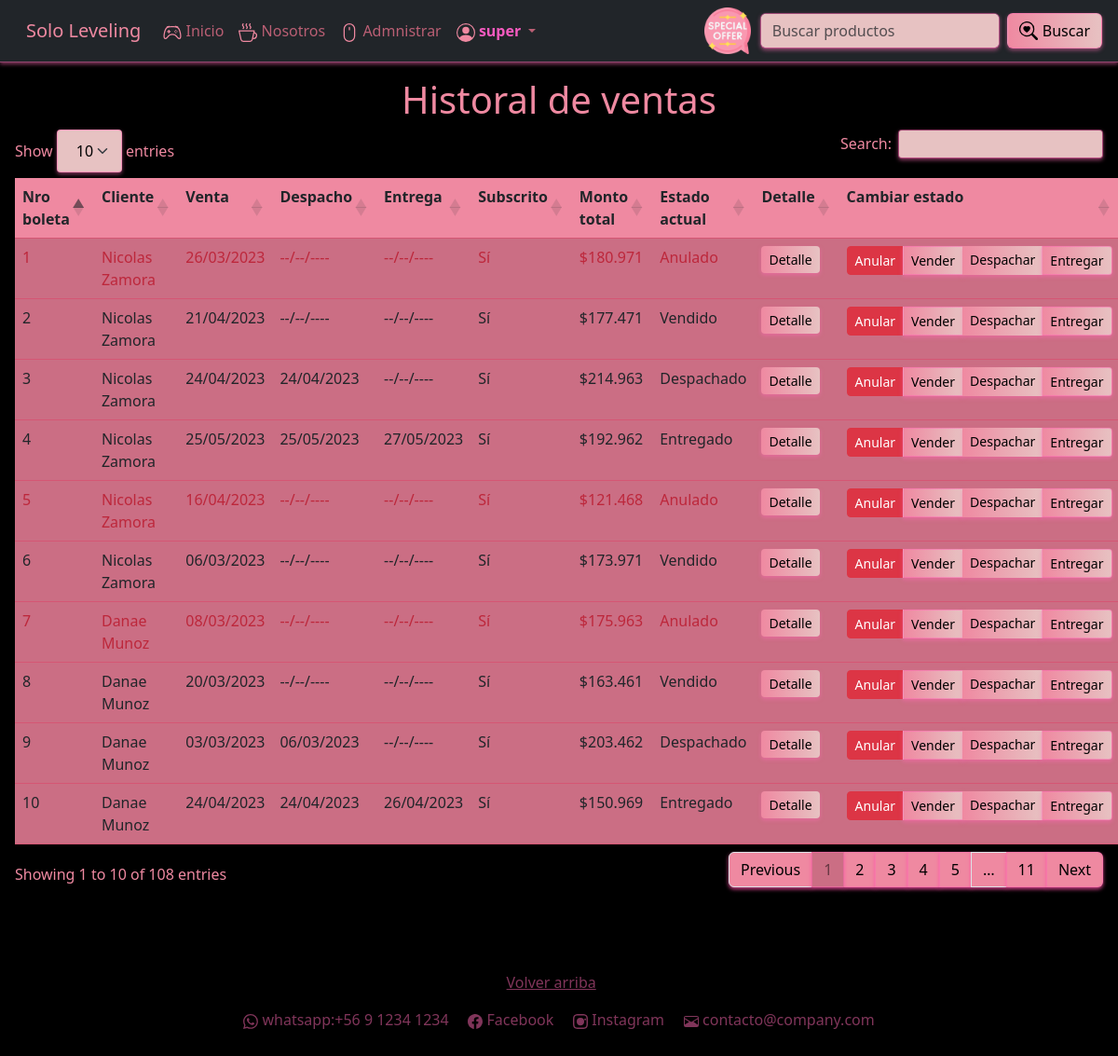
The app's page /ventas (signed in) with its own data.
### core/models.py (models this page shows, shortened)
class Boleta(models.Model):
    ESTADO_CHOICES = [
        ('Anulado', 'Anulado'),
        ('Vendido', 'Vendido'),
        ('Despachado', 'Despachado'),
        ('Entregado', 'Entregado'),
    ]
    nro_boleta = models.IntegerField(primary_key=True, blank=False, null=False, verbose_name='Nro boleta')
    cliente = models.ForeignKey(Perfil, on_delete=models.DO_NOTHING)
    monto_sin_iva = models.IntegerField(blank=False, null=False, verbose_name='Monto sin IVA')
    iva = models.IntegerField(blank=False, null=False, verbose_name='IVA')
    total_a_pagar = models.IntegerField(blank=False, null=False, verbose_name='Total a pagar')
    fecha_venta = models.DateField(blank=False, null=False, verbose_name='Fecha de venta')
    fecha_despacho = models.DateField(blank=True, null=True, verbose_name='Fecha de despacho')
    fecha_entrega = models.DateField(blank=True, null=True, verbose_name='Fecha de entrega')
    estado = models.CharField(choices=ESTADO_CHOICES, max_length=50, blank=False, null=False, verbose_name='Estado')
    class Meta:
        db_table = 'Boleta'
        verbose_name = "Boleta"
        verbose_name_plural = "Boletas"

### core/views.py (the view)
# urls.py: path('ventas', ventas, name='ventas'),
@user_passes_test(es_personal_autenticado_y_activo)
def ventas(request):
    boletas = Boleta.objects.all()
    historial = []
    for boleta in boletas:
        boleta_historial = {
            'nro_boleta': boleta.nro_boleta,
            'nom_cliente': f'{boleta.cliente.usuario.first_name} {boleta.cliente.usuario.last_name}',
            'fecha_venta': boleta.fecha_venta,
            'fecha_despacho': boleta.fecha_despacho,
            'fecha_entrega': boleta.fecha_entrega,
            'subscrito': 'Sí' if boleta.cliente.subscrito else 'No',  # Corrigido 'subscripto' a 'subscrito'
            'total_a_pagar': boleta.total_a_pagar,
            'estado': boleta.estado,
        }
        historial.append(boleta_historial)  # Asegúrate de que esta línea está correctamente indentada
    context = {
        'historial': historial
    }
    return render(request, 'core/ventas.html', context)

### core/context_processors.py (called while the page is built, shortened)
def obtener_datos_usuario(request):
    first_name = ''
    last_name = ''
    if request.user.is_authenticated:
        usuario = User.objects.get(pk=request.user.pk)
        first_name = usuario.first_name
        last_name = usuario.last_name
    return first_name, last_name

def obtener_datos_carrito(request):
    cantidad_productos = 0
    mostrar_carrito = False
    if request.user.is_authenticated:
        usuario = User.objects.get(pk=request.user.pk)
        if request.user.perfil.tipo_usuario == 'Cliente':
            cantidad_productos = Carrito.objects.filter(cliente=request.user.perfil).count()
            mostrar_carrito = cantidad_productos > 0
    return mostrar_carrito, cantidad_productos

def get_and_clean_session_variable(request, name):
    value = ''
    if name in request.session:
        value = request.session.get(name)
        request.session[name] = ''
    return value

def obtener_mensajes(request):
    html_messages = ''
    tipo_mensajes = []
    lista_mensajes = list(messages.get_messages(request))
    html_form_errors = get_and_clean_session_variable(request, 'backend_html_form_errors')
    titulo = html_form_errors != '' or len(lista_mensajes) > 1
    mensajes = SafeString(html_messages + html_form_errors)
    tipo_mensaje = ''
    if html_form_errors != '' or 'error' in tipo_mensajes:
        tipo_mensaje = 'error'
    elif 'success' in tipo_mensajes:
        tipo_mensaje = 'success'
    elif 'info' in tipo_mensajes:
        tipo_mensaje = 'info'
    return mensajes, tipo_mensaje

def global_render(request):
    first_name, last_name = obtener_datos_usuario(request)
    mostrar_carrito, cantidad_productos = obtener_datos_carrito(request)
    mensajes, tipo_mensaje = obtener_mensajes(request)
    return {
        'mostrar_carrito': mostrar_carrito,
        'cantidad_productos': cantidad_productos,
        'first_name': first_name,
        'last_name': last_name,
        'backend_messages': mensajes,
        'backend_message_type': tipo_mensaje,
    }

### core/templatetags/custom_filters.py (called while the page is built)
@register.filter
def formatear_dinero(value):
    try:
        value = float(value)  # Intenta convertir a número
        value = round(value)  # Redondea el número
        value = f'${value:,}'  # Formatea el número con coma para separación de miles y dólar
        value = value.replace(',', '.')  # Reemplaza la coma por punto (opcional)
        return value
    except (TypeError, ValueError):
        return value  # Si no se puede convertir a número, devolver el valor original

### core/templates/core/ventas.html
{% extends 'core/base.html' %}
{% load static %}
{% load custom_filters %}
{% block content %}
<h1 class="text-center titulos">Historal de ventas</h1>
<table id="tabla-principal" class="table table-hover">
    <thead>
        <tr class="tabla_carrito">
            <th> Nro boleta </th>
            <th> Cliente </th>
            <th> Venta </th>
            <th> Despacho </th>
            <th> Entrega </th>
            <th> Subscrito </th>
            <th> Monto total </th>
            <th> Estado actual </th>
            <th> Detalle </th>
            <th> Cambiar estado </th>
        </tr>
    </thead>
    <tbody class="tabla_carrito">
        {% for boleta in historial %}
            {% if boleta.estado == 'Anulado' %}
                <tr class="letra-boleta-anulada">
            {% else %}
                <tr>
            {% endif %}
                <td style="background-color:#cb6e84;">{{ boleta.nro_boleta }}</td>
                <td style="background-color:#cb6e84;">{{ boleta.nom_cliente }}</td>
                <td style="background-color:#cb6e84;">{{ boleta.fecha_venta|formatear_fecha }}</td>
                <td style="background-color:#cb6e84;">{{ boleta.fecha_despacho|formatear_fecha }}</td>
                <td style="background-color:#cb6e84;">{{ boleta.fecha_entrega|formatear_fecha }}</td>
                <td style="background-color:#cb6e84;">{{ boleta.subscrito }}</td>
                <td style="background-color:#cb6e84;">{{ boleta.total_a_pagar|formatear_dinero }}</td>
                <td style="background-color:#cb6e84;">{{ boleta.estado }}</td>
                <td style="background-color:#cb6e84;">
                    <a href="{% url 'boleta' boleta.nro_boleta %}" class="btn btn-sm btn-primary boton_buscar_anonimo_2">Detalle</a>
                </td>
                <td style="background-color:#cb6e84;">
                    <span>
                        <div class="btn-group">
                            <a href="{% url 'cambiar_estado_boleta' boleta.nro_boleta 'Anulado' %}" class="btn btn-sm btn-danger">Anular</a>
                            <a href="{% url 'cambiar_estado_boleta' boleta.nro_boleta 'Vendido' %}" class="btn btn-sm btn-success boton_buscar_anonimo_2">Vender</a>
                            <a href="{% url 'cambiar_estado_boleta' boleta.nro_boleta 'Despachado' %}" class="btn btn-sm btn-primary boton_buscar_anonimo_2">Despachar</a>
                            <a href="{% url 'cambiar_estado_boleta' boleta.nro_boleta 'Entregado' %}" class="btn btn-sm btn-secondary boton_buscar_anonimo_2">Entregar</a>
                        </div>
                    </span>
                </td>
            </tr>
        {% endfor %}
    </tbody>
</table>
{% endblock content %}

### core/templates/core/base.html (shortened to what this page needs)
{% load static %}
<!DOCTYPE html>
<html lang="es">
<head>
    <link type="text/css" rel="stylesheet" href="https://cdn.jsdelivr.net/npm/bootstrap@5.3.0/dist/css/bootstrap.min.css" />
    <link type="text/css" rel="stylesheet" href="https://cdn.datatables.net/1.13.4/css/dataTables.bootstrap5.min.css" />
    <link type="text/css" rel="stylesheet" href="https://cdnjs.cloudflare.com/ajax/libs/animate.css/4.1.1/animate.min.css" />
    <link type="text/css" rel="stylesheet" href="{% static 'core/css/base.css' %}">
    <link type="text/css" rel="stylesheet" href="{% static 'core/css/style.css' %}">
    <link type="text/css" rel="stylesheet" href="{% static 'core/css/page-layout.css' %}">
</head>
<body>
  <nav class="navbar navbar-expand-lg navbar-expand-mb navbar-dark bg-dark nav_anonimo ">
    <div class="container-fluid">
      <a class="navbar-brand" href="{% url 'index' %}" style="color:#ef89a1">
        <a class="navbar-brand" href="{% url 'index' %}"style="color:#ef89a1">Solo Leveling</a>
      </a>
      <div class="collapse navbar-collapse" id="navbarSupportedContent">
        <ul class="navbar-nav me-auto mb-2 mb-lg-0">
          <li class="nav-item">
            <a class="nav-link active" aria-current="page" href="{% url 'index' %}">
              Inicio
            </a>
          </li>
          <li class="nav-item">
            <a class="nav-link active" aria-current="page" href="{% url 'nosotros' %}">
              Nosotros
            </a>
          </li>
          {% if user.is_authenticated and user.is_staff and user.is_active or user.is_authenticated and user.is_superuser and user.is_active %}
            <li class="nav-item dropdown">
              <a class="nav-link active" aria-current="page" href="{% url 'administracion' %}">
                <svg xmlns="http://www.w3.org/2000/svg" style="color:#ef89a1" width="20" height="20" fill="currentColor" class="bi bi-mouse" viewBox="0 0 16 16">
                  <path d="M8 3a.5.5 0 0 1 .5.5v2a.5.5 0 0 1-1 0v-2A.5.5 0 0 1 8 3m4 8a4 4 0 0 1-8 0V5a4 4 0 1 1 8 0zM8 0a5 5 0 0 0-5 5v6a5 5 0 0 0 10 0V5a5 5 0 0 0-5-5"/>
                </svg>
                Admnistrar
              </a>
            </li>
          {% endif %}
          {% if user.is_authenticated %}
            <li class="nav-item dropdown ">
              <a class="nav-link dropdown-toggle" href="#" role="button" data-bs-toggle="dropdown"
                  aria-expanded="false" href="{% url 'ingresar' %}">
                {% if user.is_superuser %}
                  <span class="fw-bold" style="color:rgb(246, 91, 192);">
                {% elif user.is_staff %}
                  <span class="fw-bold" style="color:#e63950;">
                {% else %}
                  <span>
                {% endif %}
                  {{ user.username }}
                </span>
              </a>
            </li>
          {% endif %}
        </ul>
        <a href="{% url 'ropa' %}">
          <img src="{% static 'core/img/ofertaa.png' %}" style="height: 50px; margin-right: 10px;" alt="">
        </a>
        <br>
        <form method="post" action="{% url 'index' %}" class="d-flex" role="search">
          <input class="form-control me-2 boton_buscar_anonimo" type="search" placeholder="Buscar productos"
              aria-label="Search" id="buscar" id="buscar" name="buscar">
          <button class="btn btn-outline-success boton_buscar_anonimo_2" type="submit">
            Buscar
          </button>
        </form>
      </div>
    </div>
  </nav>
  <div class="content m-3 pagelayout-2">
    {% block content %}
    {% endblock content %}
  </div>
  <br><br><br>
  <footer id="footer">
    <div class="container text-center">
      <p>
        <a class="color_footer" href="#">Volver arriba</a>
      </p>
      <p class="color_footer">
        whatsapp:+56 9 1234 1234
        &nbsp; &nbsp;
        Facebook
        &nbsp; &nbsp;
        Instagram
        &nbsp; &nbsp;
        contacto@company.com
      </p>
    </div>
    <br>
  </footer>
</body>
</html>

### core/static/core/css/style.css (style rules this page uses)
th { vertical-align: top; background-color: #ef89a1 !important; }
input, textarea, select { background-image: linear-gradient(to right, #e7c2c2, #e7c2c2); box-shadow: 0 2px 4px rgba(255, 105, 180, 0.5); border-color: rgba(255, 105, 180, 0.5); color: #FFFFFF; }
body { background-color: #000000; color: #FFFFFF; }
.nav_anonimo { background-image: linear-gradient(to right, white ); box-shadow: 0 2px 4px rgba(255, 105, 180, 0.5); border-bottom: 1px solid rgba(255, 105, 180, 0.5); color: #FFFFFF; }
.boton_buscar_anonimo { background-image: linear-gradient(to right, #e7c2c2, #e7c2c2); box-shadow: 0 2px 4px rgba(255, 105, 180, 0.5); border-color: rgba(255, 105, 180, 0.5); color: #FFFFFF; }
.boton_buscar_anonimo_2 { background-image: linear-gradient(to right, #ef89a1, #e7c2c2); box-shadow: 0 2px 4px rgba(255, 105, 180, 0.5); border-color: rgba(255, 105, 180, 0.5); color: #000000; text-align: center; }
button.btn { display: flex; align-items: center; margin-right: 5px; }
button.btn svg { margin-right: 5px; }
.form-control { max-width: 400px; }
.titulos { color:#ef89a1; }
.navbar-nav .nav-link { color: #ba5f74 !important; }
.color_footer { color:rgba(255, 105, 180, 0.5); }
.btn-primary { border: transparent; }
.tabla_carrito { background-color:#d55674; border-color: #d55674; }
p { color: #ef89a1; }
.table-hover .letra-boleta-anulada td { color: #bd273b !important; }

### records on screen
Boleta: fecha_venta "26/03/2023", estado "Anulado"
Boleta: fecha_venta "21/04/2023", estado "Vendido"
Boleta: fecha_venta "24/04/2023", fecha_despacho "24/04/2023", estado "Despachado"
Boleta: fecha_venta "25/05/2023", fecha_despacho "25/05/2023", fecha_entrega "27/05/2023", estado "Entregado"
Boleta: fecha_venta "16/04/2023", estado "Anulado"
Boleta: fecha_venta "06/03/2023", estado "Vendido"
Boleta: fecha_venta "08/03/2023", estado "Anulado"
Boleta: fecha_venta "20/03/2023", estado "Vendido"
Boleta: fecha_venta "03/03/2023", fecha_despacho "06/03/2023", estado "Despachado"
Boleta: fecha_venta "24/04/2023", fecha_despacho "24/04/2023", fecha_entrega "26/04/2023", estado "Entregado"

### other values on screen
{{ user.username }} "super"
{{ boleta.nro_boleta }} "1" "2" "3" "4" "5" "6" "7" "8" "9" "10"
{{ boleta.nom_cliente }} "Nicolas Zamora" "Nicolas Zamora" "Nicolas Zamora" "Nicolas Zamora" "Nicolas Zamora" "Nicolas Zamora" "Danae Munoz" "Danae Munoz" "Danae Munoz" "Danae Munoz"
{{ boleta.fecha_despacho|formatear_fecha }} "--/--/----" "--/--/----" "--/--/----" "--/--/----" "--/--/----" "--/--/----"
{{ boleta.fecha_entrega|formatear_fecha }} "--/--/----" "--/--/----" "--/--/----" "--/--/----" "--/--/----" "--/--/----" "--/--/----" "--/--/----"
{{ boleta.subscrito }} "Sí" "Sí" "Sí" "Sí" "Sí" "Sí" "Sí" "Sí" "Sí" "Sí"
{{ boleta.total_a_pagar|formatear_dinero }} "$180.971" "$177.471" "$214.963" "$192.962" "$121.468" "$173.971" "$175.963" "$163.461" "$203.462" "$150.969"
